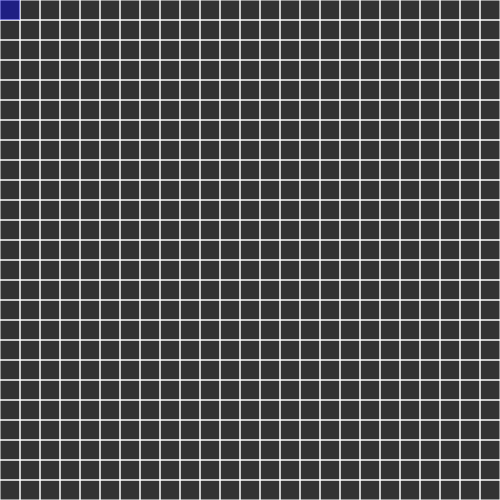
Frame 1 (no input)
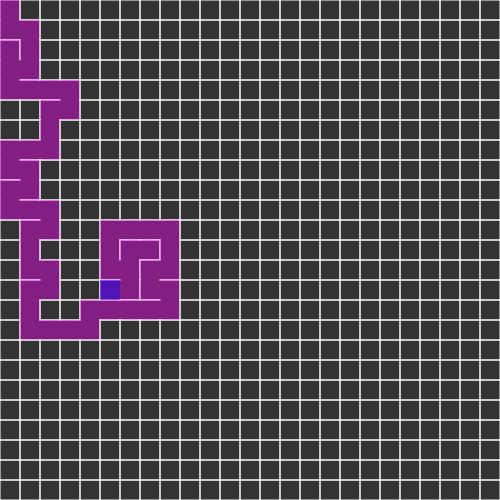
Frame 60 (no input)
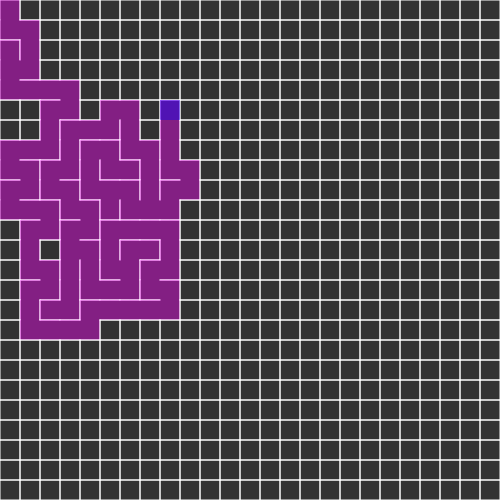
Frame 120 (the mouse pressed at the canvas centre since frame 60)

The p5.js sketch that drew these frames (run headless with seeded random() and noise() and a simulated clock; from frame 60 on, the mouse is pressed at the canvas centre):

// p5.js sketch
// ── sketch.js
let col, rows;
let w = 20;
let grid = [];

let current;

let stack = [];

function setup() {
  createCanvas(500, 500);
  cols = floor(width / w);
  rows = floor(height / w);
  // frameRate(5);

  for (let j = 0; j < rows; j++) {
    for (let i = 0; i < cols; i++) {
      let cell = new Cell(i, j);
      grid.push(cell);
    }
  }

  current = grid[0];

}

function draw() {
  background(51);
  for (let i = 0; i < grid.length; i++) {
    grid[i].show();
  }

  current.visited = true;
  current.highlight();
  //STEP 1
  let next = current.checkNeighbors();
  if (next) {
    next.visited = true;

    //STEP 2
    stack.push(current);

    //STEP 3
    removeWalls(current, next);

    //STEP 4
    current = next;
  } else if (stack.length > 0) {
    current = stack.pop();
  }

}

function index(i, j) {
  if (i < 0 || j < 0 || i > cols - 1 || j > rows - 1) {
    return -1;
  }
  return i + j * cols;
}

function Cell(i, j) {
  this.i = i;
  this.j = j;
  this.walls = [true, true, true, true];
  this.visited = false;
  this.checkNeighbors = function() {
    let neighbors = [];

    let top = grid[index(i, j - 1)];
    let right = grid[index(i + 1, j)];
    let bottom = grid[index(i, j + 1)];
    let left = grid[index(i - 1, j)];

    if (top && !top.visited) {
      neighbors.push(top);
    }
    if (right && !right.visited) {
      neighbors.push(right);
    }
    if (bottom && !bottom.visited) {
      neighbors.push(bottom);
    }
    if (left && !left.visited) {
      neighbors.push(left);
    }

    if (neighbors.length > 0) {
      let r = floor(random(0, neighbors.length));
      return neighbors[r];
    } else {
      return undefined;
    }
  }
  this.highlight = function() {
    let x = this.i * w;
    let y = this.j * w;
    noStroke();
    fill(0, 0, 255, 100);
    rect(x, y, w, w);
  }


  this.show = function() {
    let x = this.i * w;
    let y = this.j * w;
    stroke(255);
    if (this.walls[0]) {
      line(x, y, x + w, y);
    }
    if (this.walls[1]) {
      line(x + w, y, x + w, y + w);
    }
    if (this.walls[2]) {
      line(x + w, y + w, x, y + w);
    }
    if (this.walls[3]) {
      line(x, y + w, x, y);
    }




    // line(x,y,x+w,y);
    // line(x,y,x,y+w);
    if (this.visited) {
      noStroke();
      fill(255, 0, 255, 100);
      rect(x, y, w, w);
    }

  }
}

function removeWalls(a, b) {
  let x = a.i - b.i;
  if (x === 1) {
    a.walls[3] = false;
    b.walls[1] = false;
  } else if (x === -1) {
    a.walls[1] = false;
    b.walls[3] = false;
  }

  let y = a.j - b.j;
  if (y === 1) {
    a.walls[0] = false;
    b.walls[2] = false;
  } else if (y === -1) {
    a.walls[2] = false;
    b.walls[0] = false;
  }

}
